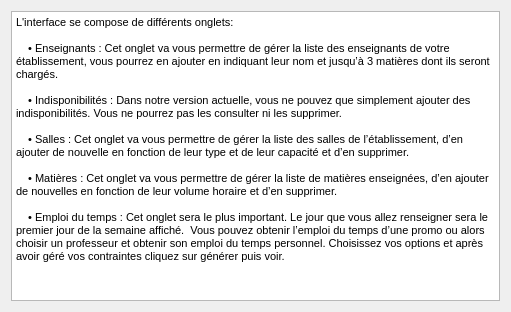
<?xml version="1.0" encoding="UTF-8"?>
<ui version="4.0">
 <class>help</class>
 <widget class="QDialog" name="help">
  <property name="geometry">
   <rect>
    <x>0</x>
    <y>0</y>
    <width>511</width>
    <height>312</height>
   </rect>
  </property>
  <property name="windowTitle">
   <string>Dialog</string>
  </property>
  <layout class="QVBoxLayout" name="verticalLayout">
   <item>
    <widget class="QTextBrowser" name="textBrowser">
     <property name="html">
      <string>&lt;!DOCTYPE HTML PUBLIC &quot;-//W3C//DTD HTML 4.0//EN&quot; &quot;http://www.w3.org/TR/REC-html40/strict.dtd&quot;&gt;
&lt;html&gt;&lt;head&gt;&lt;meta name=&quot;qrichtext&quot; content=&quot;1&quot; /&gt;&lt;style type=&quot;text/css&quot;&gt;
p, li { white-space: pre-wrap; }
&lt;/style&gt;&lt;/head&gt;&lt;body style=&quot; font-family:'MS Shell Dlg 2'; font-size:8.25pt; font-weight:400; font-style:normal;&quot;&gt;
&lt;p style=&quot; margin-top:0px; margin-bottom:0px; margin-left:0px; margin-right:0px; -qt-block-indent:0; text-indent:0px;&quot;&gt;&lt;span style=&quot; font-size:8pt;&quot;&gt;L'interface se compose de différents onglets:&lt;/span&gt;&lt;/p&gt;
&lt;p style=&quot;-qt-paragraph-type:empty; margin-top:0px; margin-bottom:0px; margin-left:0px; margin-right:0px; -qt-block-indent:0; text-indent:0px; font-size:8pt;&quot;&gt;&lt;/p&gt;
&lt;p style=&quot; margin-top:0px; margin-bottom:0px; margin-left:0px; margin-right:0px; -qt-block-indent:0; text-indent:0px;&quot;&gt;&lt;span style=&quot; font-size:8pt;&quot;&gt;    • Enseignants : Cet onglet va vous permettre de gérer la liste des enseignants de votre établissement, vous pourrez en ajouter en indiquant leur nom et jusqu’à 3 matières dont ils seront chargés.&lt;/span&gt;&lt;/p&gt;
&lt;p style=&quot;-qt-paragraph-type:empty; margin-top:0px; margin-bottom:0px; margin-left:0px; margin-right:0px; -qt-block-indent:0; text-indent:0px; font-size:8pt;&quot;&gt;&lt;/p&gt;
&lt;p style=&quot; margin-top:0px; margin-bottom:0px; margin-left:0px; margin-right:0px; -qt-block-indent:0; text-indent:0px;&quot;&gt;&lt;span style=&quot; font-size:8pt;&quot;&gt;    • Indisponibilités : Dans notre version actuelle, vous ne pouvez que simplement ajouter des indisponibilités. Vous ne pourrez pas les consulter ni les supprimer.&lt;/span&gt;&lt;/p&gt;
&lt;p style=&quot;-qt-paragraph-type:empty; margin-top:0px; margin-bottom:0px; margin-left:0px; margin-right:0px; -qt-block-indent:0; text-indent:0px; font-size:8pt;&quot;&gt;&lt;/p&gt;
&lt;p style=&quot; margin-top:0px; margin-bottom:0px; margin-left:0px; margin-right:0px; -qt-block-indent:0; text-indent:0px;&quot;&gt;&lt;span style=&quot; font-size:8pt;&quot;&gt;    • Salles : Cet onglet va vous permettre de gérer la liste des salles de l’établissement, d’en ajouter de nouvelle en fonction de leur type et de leur capacité et d’en supprimer.&lt;/span&gt;&lt;/p&gt;
&lt;p style=&quot; margin-top:0px; margin-bottom:0px; margin-left:0px; margin-right:0px; -qt-block-indent:0; text-indent:0px;&quot;&gt;&lt;span style=&quot; font-size:8pt;&quot;&gt;	&lt;/span&gt;&lt;/p&gt;
&lt;p style=&quot; margin-top:0px; margin-bottom:0px; margin-left:0px; margin-right:0px; -qt-block-indent:0; text-indent:0px;&quot;&gt;&lt;span style=&quot; font-size:8pt;&quot;&gt;    • Matières : Cet onglet va vous permettre de gérer la liste de matières enseignées, d’en ajouter de nouvelles en fonction de leur volume horaire et d’en supprimer.&lt;/span&gt;&lt;/p&gt;
&lt;p style=&quot;-qt-paragraph-type:empty; margin-top:0px; margin-bottom:0px; margin-left:0px; margin-right:0px; -qt-block-indent:0; text-indent:0px; font-size:8pt;&quot;&gt;&lt;/p&gt;
&lt;p style=&quot; margin-top:0px; margin-bottom:0px; margin-left:0px; margin-right:0px; -qt-block-indent:0; text-indent:0px;&quot;&gt;&lt;span style=&quot; font-size:8pt;&quot;&gt;    • Emploi du temps : Cet onglet sera le plus important. Le jour que vous allez renseigner sera le premier jour de la semaine affiché.  Vous pouvez obtenir l’emploi du temps d’une promo ou alors choisir un professeur et obtenir son emploi du temps personnel. Choisissez vos options et après avoir géré vos contraintes cliquez sur générer puis voir.&lt;/span&gt;&lt;/p&gt;
&lt;p style=&quot;-qt-paragraph-type:empty; margin-top:0px; margin-bottom:0px; margin-left:0px; margin-right:0px; -qt-block-indent:0; text-indent:0px; font-size:8pt;&quot;&gt;&lt;/p&gt;&lt;/body&gt;&lt;/html&gt;</string>
     </property>
    </widget>
   </item>
  </layout>
 </widget>
 <resources/>
 <connections/>
</ui>
